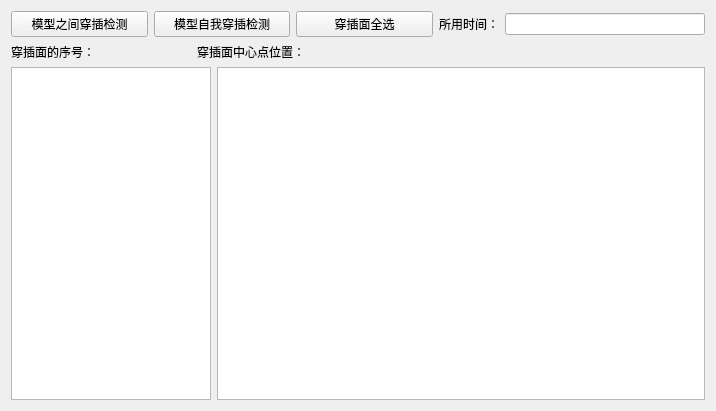
<?xml version="1.0" encoding="UTF-8"?>
<ui version="4.0">
 <class>Form</class>
 <widget class="QWidget" name="Form">
  <property name="geometry">
   <rect>
    <x>0</x>
    <y>0</y>
    <width>716</width>
    <height>411</height>
   </rect>
  </property>
  <property name="minimumSize">
   <size>
    <width>0</width>
    <height>0</height>
   </size>
  </property>
  <property name="maximumSize">
   <size>
    <width>18000</width>
    <height>16000</height>
   </size>
  </property>
  <property name="windowTitle">
   <string>Form</string>
  </property>
  <layout class="QVBoxLayout" name="verticalLayout">
   <item>
    <layout class="QHBoxLayout" name="horizontalLayout_3">
     <item>
      <widget class="QPushButton" name="btn_other">
       <property name="text">
        <string>模型之间穿插检测</string>
       </property>
      </widget>
     </item>
     <item>
      <widget class="QPushButton" name="btn_self">
       <property name="text">
        <string>模型自我穿插检测</string>
       </property>
      </widget>
     </item>
     <item>
      <widget class="QPushButton" name="btn_select_all">
       <property name="text">
        <string>穿插面全选</string>
       </property>
      </widget>
     </item>
     <item>
      <widget class="QLabel" name="label_3">
       <property name="maximumSize">
        <size>
         <width>60</width>
         <height>16777215</height>
        </size>
       </property>
       <property name="text">
        <string>所用时间：</string>
       </property>
      </widget>
     </item>
     <item>
      <widget class="QLineEdit" name="lineEdit_time">
       <property name="maximumSize">
        <size>
         <width>200</width>
         <height>16777215</height>
        </size>
       </property>
      </widget>
     </item>
    </layout>
   </item>
   <item>
    <layout class="QHBoxLayout" name="horizontalLayout_2">
     <item>
      <widget class="QLabel" name="label">
       <property name="maximumSize">
        <size>
         <width>180</width>
         <height>16777215</height>
        </size>
       </property>
       <property name="text">
        <string>穿插面的序号：</string>
       </property>
      </widget>
     </item>
     <item>
      <widget class="QLabel" name="label_2">
       <property name="text">
        <string>穿插面中心点位置：</string>
       </property>
      </widget>
     </item>
    </layout>
   </item>
   <item>
    <layout class="QHBoxLayout" name="horizontalLayout">
     <item>
      <widget class="QListWidget" name="listWidget_ID">
       <property name="minimumSize">
        <size>
         <width>0</width>
         <height>0</height>
        </size>
       </property>
       <property name="maximumSize">
        <size>
         <width>200</width>
         <height>16777215</height>
        </size>
       </property>
      </widget>
     </item>
     <item>
      <widget class="QTextEdit" name="textEdit_Pos"/>
     </item>
    </layout>
   </item>
  </layout>
 </widget>
 <resources/>
 <connections/>
</ui>
